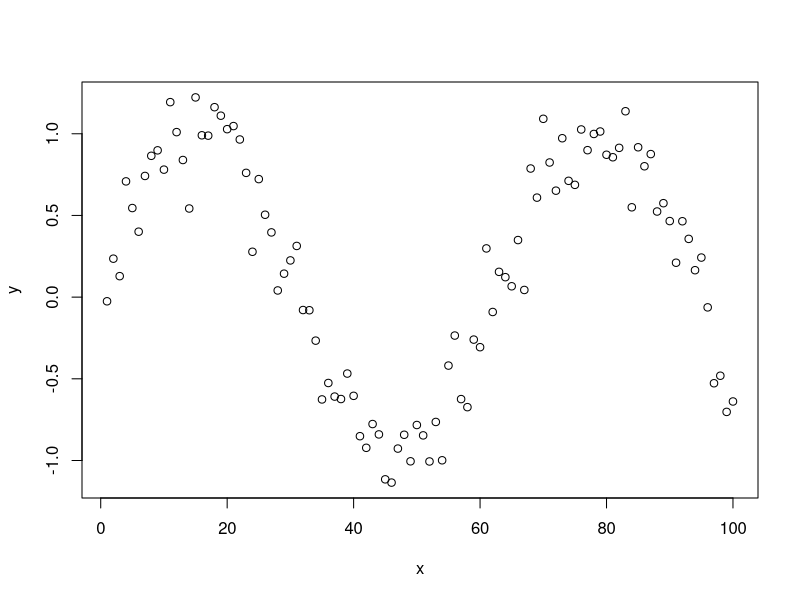
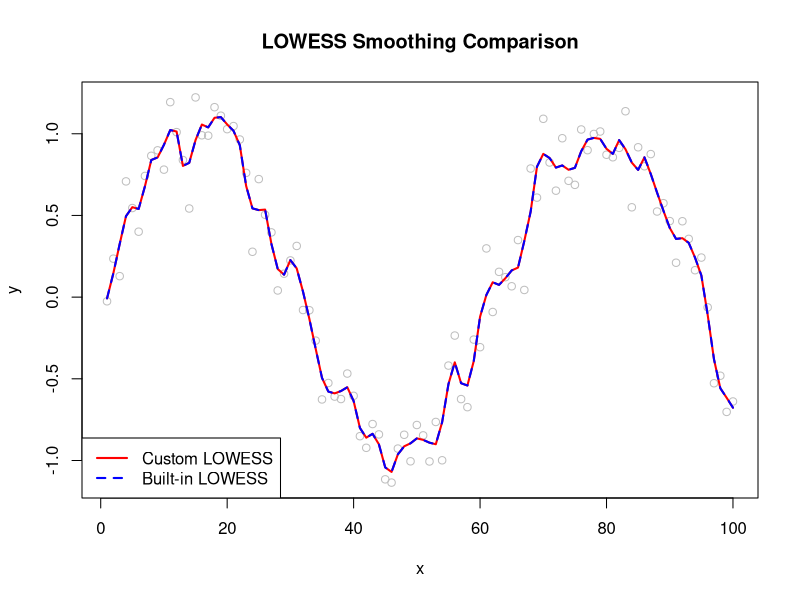

Source code (R) for these figures, in order:
## ---- chunk 1

# =========================
# Clear the environment
# =========================

rm(list = ls(all= TRUE))

## ---- chunk 2

# =========================
# Load Packages
# =========================

library(knitr)
## ---- chunk 3
set.seed(1)

n <- 100          # Number of Observations 
x <- seq(from=1, to =100, length = n)

err <- rnorm(n,mean = 0, sd = 0.2)

y <- sin(x/10) + err

plot(y~ x)
## ---- chunk 4

customLowess <- function(x, y, f) {
  n <- length(x)
  k <- max(ceiling(f * n), 1)  # Ensure at least 1 neighbor
  smoothed <- numeric(n)
  
  for (i in 1:n) {
    distances <- abs(x - x[i])
    neighbors <- order(distances)[1:k]
    d_max <- max(distances[neighbors])
    
    if (d_max == 0) {
      weights <- rep(1, k)
    } else {
      
      weights <- (1 - (distances[neighbors] / d_max)^3)^3
      
    }
    
    X <- cbind(1, x[neighbors])
    W <- diag(weights)
    y_neighbors <- y[neighbors]
    
    XtWX <- t(X) %*% W %*% X
    XtWy <- t(X) %*% W %*% y_neighbors
    
    beta <- solve(XtWX, XtWy)
    smoothed[i] <- beta[1] + beta[2] * x[i]
  }
  
  return(smoothed)
}


## ---- chunk 5

f <- 0.05
smoothed_custom <- customLowess(x, y, f)
smoothed_builtin <- lowess(x, y, f = f, iter = 0)$y

# Plot Results
plot(x, y, col = "gray", main = "LOWESS Smoothing Comparison")
lines(x, smoothed_custom, col = "red", lwd = 2)
lines(x, smoothed_builtin, col = "blue", lwd = 2, lty = 2)
legend("bottomleft", legend = c("Custom LOWESS", "Built-in LOWESS"),
       col = c("red", "blue"), lty = 1:2, lwd = 2)
